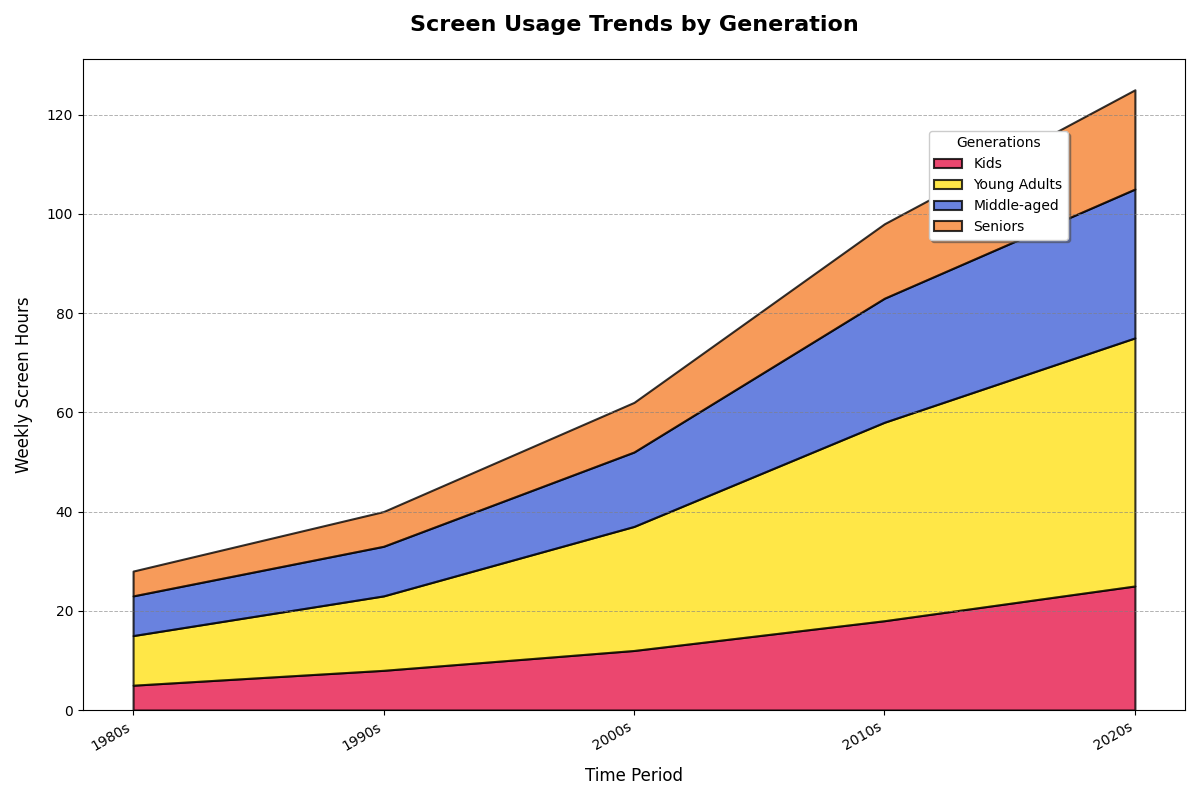

Source code (Python):
import matplotlib.pyplot as plt
import numpy as np

decades = ['1980s', '1990s', '2000s', '2010s', '2020s']
age_groups = ['Kids', 'Young Adults', 'Middle-aged', 'Seniors']

screen_time_0_12 = [5, 8, 12, 18, 25]
screen_time_19_35 = [10, 15, 25, 40, 50]
screen_time_36_55 = [8, 10, 15, 25, 30]
screen_time_56_plus = [5, 7, 10, 15, 20]

data = np.array([screen_time_0_12, screen_time_19_35, screen_time_36_55, screen_time_56_plus])

colors = ['#e6194b', '#ffe119', '#4363d8', '#f58231']

plt.figure(figsize=(12, 8))
plt.stackplot(decades, data, labels=age_groups, colors=colors, alpha=0.8, edgecolor='black', linewidth=1.5)

plt.xlabel('Time Period', fontsize=12, labelpad=10)
plt.ylabel('Weekly Screen Hours', fontsize=12, labelpad=10)
plt.title('Screen Usage Trends by Generation', fontsize=16, fontweight='bold', pad=20)

plt.legend(title='Generations', loc='upper right', bbox_to_anchor=(0.9, 0.9), fontsize=10, shadow=True)
plt.xticks(rotation=30, ha='right')

plt.grid(axis='y', linestyle='--', linewidth=0.7, color='grey', alpha=0.6)

plt.tight_layout()
plt.show()
